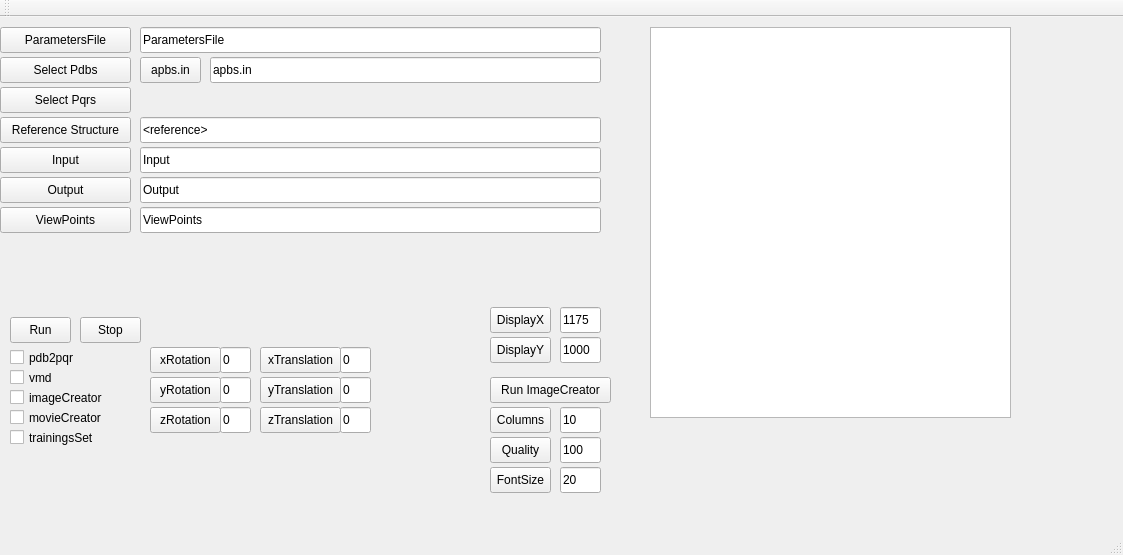
<?xml version="1.0" encoding="UTF-8"?>
<ui version="4.0">
 <class>MainWindow</class>
 <widget class="QMainWindow" name="MainWindow">
  <property name="geometry">
   <rect>
    <x>0</x>
    <y>0</y>
    <width>1123</width>
    <height>555</height>
   </rect>
  </property>
  <property name="windowTitle">
   <string>MainWindow</string>
  </property>
  <widget class="QWidget" name="centralWidget">
   <widget class="QPushButton" name="ReferenceButton">
    <property name="geometry">
     <rect>
      <x>0</x>
      <y>100</y>
      <width>131</width>
      <height>26</height>
     </rect>
    </property>
    <property name="text">
     <string>Reference Structure</string>
    </property>
   </widget>
   <widget class="QLineEdit" name="ReferenceStructurePath">
    <property name="geometry">
     <rect>
      <x>140</x>
      <y>100</y>
      <width>461</width>
      <height>26</height>
     </rect>
    </property>
    <property name="text">
     <string>&lt;reference&gt;</string>
    </property>
   </widget>
   <widget class="QPushButton" name="SelectPpbs">
    <property name="geometry">
     <rect>
      <x>0</x>
      <y>40</y>
      <width>131</width>
      <height>26</height>
     </rect>
    </property>
    <property name="text">
     <string>Select Pdbs</string>
    </property>
   </widget>
   <widget class="QPushButton" name="SelectPqrs">
    <property name="geometry">
     <rect>
      <x>0</x>
      <y>70</y>
      <width>131</width>
      <height>26</height>
     </rect>
    </property>
    <property name="text">
     <string>Select Pqrs</string>
    </property>
   </widget>
   <widget class="QPushButton" name="Run">
    <property name="geometry">
     <rect>
      <x>10</x>
      <y>300</y>
      <width>61</width>
      <height>26</height>
     </rect>
    </property>
    <property name="text">
     <string>Run</string>
    </property>
   </widget>
   <widget class="QPushButton" name="Input">
    <property name="geometry">
     <rect>
      <x>0</x>
      <y>130</y>
      <width>131</width>
      <height>26</height>
     </rect>
    </property>
    <property name="text">
     <string>Input</string>
    </property>
   </widget>
   <widget class="QLineEdit" name="InputPath">
    <property name="geometry">
     <rect>
      <x>140</x>
      <y>130</y>
      <width>461</width>
      <height>26</height>
     </rect>
    </property>
    <property name="text">
     <string>Input</string>
    </property>
   </widget>
   <widget class="QPushButton" name="DisplayX">
    <property name="geometry">
     <rect>
      <x>490</x>
      <y>290</y>
      <width>61</width>
      <height>26</height>
     </rect>
    </property>
    <property name="text">
     <string>DisplayX</string>
    </property>
   </widget>
   <widget class="QLineEdit" name="DisplayXValue">
    <property name="geometry">
     <rect>
      <x>560</x>
      <y>290</y>
      <width>41</width>
      <height>26</height>
     </rect>
    </property>
    <property name="text">
     <string>1175</string>
    </property>
   </widget>
   <widget class="QLineEdit" name="DisplayYValue">
    <property name="geometry">
     <rect>
      <x>560</x>
      <y>320</y>
      <width>41</width>
      <height>26</height>
     </rect>
    </property>
    <property name="text">
     <string>1000</string>
    </property>
   </widget>
   <widget class="QPushButton" name="DisplayY">
    <property name="geometry">
     <rect>
      <x>490</x>
      <y>320</y>
      <width>61</width>
      <height>26</height>
     </rect>
    </property>
    <property name="text">
     <string>DisplayY</string>
    </property>
   </widget>
   <widget class="QPushButton" name="apbsInButton">
    <property name="geometry">
     <rect>
      <x>140</x>
      <y>40</y>
      <width>61</width>
      <height>26</height>
     </rect>
    </property>
    <property name="text">
     <string>apbs.in</string>
    </property>
   </widget>
   <widget class="QLineEdit" name="apbsInText">
    <property name="geometry">
     <rect>
      <x>210</x>
      <y>40</y>
      <width>391</width>
      <height>26</height>
     </rect>
    </property>
    <property name="text">
     <string>apbs.in</string>
    </property>
   </widget>
   <widget class="QPushButton" name="RunImageCreator">
    <property name="geometry">
     <rect>
      <x>490</x>
      <y>360</y>
      <width>121</width>
      <height>26</height>
     </rect>
    </property>
    <property name="text">
     <string>Run ImageCreator</string>
    </property>
   </widget>
   <widget class="QPushButton" name="Stop">
    <property name="geometry">
     <rect>
      <x>80</x>
      <y>300</y>
      <width>61</width>
      <height>26</height>
     </rect>
    </property>
    <property name="text">
     <string>Stop</string>
    </property>
   </widget>
   <widget class="QLineEdit" name="ColumnsValue">
    <property name="geometry">
     <rect>
      <x>560</x>
      <y>390</y>
      <width>41</width>
      <height>26</height>
     </rect>
    </property>
    <property name="text">
     <string>10</string>
    </property>
   </widget>
   <widget class="QPushButton" name="Columns">
    <property name="geometry">
     <rect>
      <x>490</x>
      <y>390</y>
      <width>61</width>
      <height>26</height>
     </rect>
    </property>
    <property name="text">
     <string>Columns</string>
    </property>
   </widget>
   <widget class="QLineEdit" name="ImageCreatorQuality_2">
    <property name="geometry">
     <rect>
      <x>560</x>
      <y>420</y>
      <width>41</width>
      <height>26</height>
     </rect>
    </property>
    <property name="text">
     <string>100</string>
    </property>
   </widget>
   <widget class="QPushButton" name="ImageCreatorQuality">
    <property name="geometry">
     <rect>
      <x>490</x>
      <y>420</y>
      <width>61</width>
      <height>26</height>
     </rect>
    </property>
    <property name="text">
     <string>Quality</string>
    </property>
   </widget>
   <widget class="QTextEdit" name="Console">
    <property name="geometry">
     <rect>
      <x>650</x>
      <y>10</y>
      <width>361</width>
      <height>391</height>
     </rect>
    </property>
   </widget>
   <widget class="QCheckBox" name="pdb2pqr">
    <property name="geometry">
     <rect>
      <x>10</x>
      <y>330</y>
      <width>71</width>
      <height>21</height>
     </rect>
    </property>
    <property name="text">
     <string>pdb2pqr</string>
    </property>
   </widget>
   <widget class="QCheckBox" name="vmd">
    <property name="geometry">
     <rect>
      <x>10</x>
      <y>350</y>
      <width>71</width>
      <height>21</height>
     </rect>
    </property>
    <property name="text">
     <string>vmd</string>
    </property>
   </widget>
   <widget class="QCheckBox" name="doImageCreator">
    <property name="geometry">
     <rect>
      <x>10</x>
      <y>370</y>
      <width>111</width>
      <height>21</height>
     </rect>
    </property>
    <property name="text">
     <string>imageCreator</string>
    </property>
   </widget>
   <widget class="QCheckBox" name="doMovieCreator">
    <property name="geometry">
     <rect>
      <x>10</x>
      <y>390</y>
      <width>111</width>
      <height>21</height>
     </rect>
    </property>
    <property name="text">
     <string>movieCreator</string>
    </property>
   </widget>
   <widget class="QCheckBox" name="doCreateTrainingsSet">
    <property name="geometry">
     <rect>
      <x>10</x>
      <y>410</y>
      <width>111</width>
      <height>21</height>
     </rect>
    </property>
    <property name="text">
     <string>trainingsSet</string>
    </property>
   </widget>
   <widget class="QLineEdit" name="OutputPath">
    <property name="geometry">
     <rect>
      <x>140</x>
      <y>160</y>
      <width>461</width>
      <height>26</height>
     </rect>
    </property>
    <property name="text">
     <string>Output</string>
    </property>
   </widget>
   <widget class="QPushButton" name="Output">
    <property name="geometry">
     <rect>
      <x>0</x>
      <y>160</y>
      <width>131</width>
      <height>26</height>
     </rect>
    </property>
    <property name="text">
     <string>Output</string>
    </property>
   </widget>
   <widget class="QLineEdit" name="xRot">
    <property name="geometry">
     <rect>
      <x>220</x>
      <y>330</y>
      <width>31</width>
      <height>26</height>
     </rect>
    </property>
    <property name="text">
     <string>0</string>
    </property>
   </widget>
   <widget class="QPushButton" name="xRotButton">
    <property name="geometry">
     <rect>
      <x>150</x>
      <y>330</y>
      <width>71</width>
      <height>26</height>
     </rect>
    </property>
    <property name="text">
     <string>xRotation</string>
    </property>
   </widget>
   <widget class="QLineEdit" name="yRot">
    <property name="geometry">
     <rect>
      <x>220</x>
      <y>360</y>
      <width>31</width>
      <height>26</height>
     </rect>
    </property>
    <property name="text">
     <string>0</string>
    </property>
   </widget>
   <widget class="QPushButton" name="xRotButton_2">
    <property name="geometry">
     <rect>
      <x>150</x>
      <y>360</y>
      <width>71</width>
      <height>26</height>
     </rect>
    </property>
    <property name="text">
     <string>yRotation</string>
    </property>
   </widget>
   <widget class="QPushButton" name="zRotButton">
    <property name="geometry">
     <rect>
      <x>150</x>
      <y>390</y>
      <width>71</width>
      <height>26</height>
     </rect>
    </property>
    <property name="text">
     <string>zRotation</string>
    </property>
   </widget>
   <widget class="QLineEdit" name="zRot">
    <property name="geometry">
     <rect>
      <x>220</x>
      <y>390</y>
      <width>31</width>
      <height>26</height>
     </rect>
    </property>
    <property name="text">
     <string>0</string>
    </property>
   </widget>
   <widget class="QLineEdit" name="xTrans">
    <property name="geometry">
     <rect>
      <x>340</x>
      <y>330</y>
      <width>31</width>
      <height>26</height>
     </rect>
    </property>
    <property name="text">
     <string>0</string>
    </property>
   </widget>
   <widget class="QLineEdit" name="zTrans">
    <property name="geometry">
     <rect>
      <x>340</x>
      <y>390</y>
      <width>31</width>
      <height>26</height>
     </rect>
    </property>
    <property name="text">
     <string>0</string>
    </property>
   </widget>
   <widget class="QPushButton" name="xTransButton">
    <property name="geometry">
     <rect>
      <x>260</x>
      <y>330</y>
      <width>81</width>
      <height>26</height>
     </rect>
    </property>
    <property name="text">
     <string>xTranslation</string>
    </property>
   </widget>
   <widget class="QPushButton" name="yTransButton">
    <property name="geometry">
     <rect>
      <x>260</x>
      <y>360</y>
      <width>81</width>
      <height>26</height>
     </rect>
    </property>
    <property name="text">
     <string>yTranslation</string>
    </property>
   </widget>
   <widget class="QLineEdit" name="yTrans">
    <property name="geometry">
     <rect>
      <x>340</x>
      <y>360</y>
      <width>31</width>
      <height>26</height>
     </rect>
    </property>
    <property name="text">
     <string>0</string>
    </property>
   </widget>
   <widget class="QPushButton" name="zTransButton">
    <property name="geometry">
     <rect>
      <x>260</x>
      <y>390</y>
      <width>81</width>
      <height>26</height>
     </rect>
    </property>
    <property name="text">
     <string>zTranslation</string>
    </property>
   </widget>
   <widget class="QPushButton" name="ViewPointsButton">
    <property name="geometry">
     <rect>
      <x>0</x>
      <y>190</y>
      <width>131</width>
      <height>26</height>
     </rect>
    </property>
    <property name="text">
     <string>ViewPoints</string>
    </property>
   </widget>
   <widget class="QLineEdit" name="ViewPoints">
    <property name="geometry">
     <rect>
      <x>140</x>
      <y>190</y>
      <width>461</width>
      <height>26</height>
     </rect>
    </property>
    <property name="text">
     <string>ViewPoints</string>
    </property>
   </widget>
   <widget class="QLineEdit" name="FontSizeValue">
    <property name="geometry">
     <rect>
      <x>560</x>
      <y>450</y>
      <width>41</width>
      <height>26</height>
     </rect>
    </property>
    <property name="text">
     <string>20</string>
    </property>
   </widget>
   <widget class="QPushButton" name="FontSizeButton">
    <property name="geometry">
     <rect>
      <x>490</x>
      <y>450</y>
      <width>61</width>
      <height>26</height>
     </rect>
    </property>
    <property name="text">
     <string>FontSize</string>
    </property>
   </widget>
   <widget class="QPushButton" name="ParametersFileButton">
    <property name="geometry">
     <rect>
      <x>0</x>
      <y>10</y>
      <width>131</width>
      <height>26</height>
     </rect>
    </property>
    <property name="text">
     <string>ParametersFile</string>
    </property>
   </widget>
   <widget class="QLineEdit" name="ParametersFileValue">
    <property name="geometry">
     <rect>
      <x>140</x>
      <y>10</y>
      <width>461</width>
      <height>26</height>
     </rect>
    </property>
    <property name="text">
     <string>ParametersFile</string>
    </property>
   </widget>
  </widget>
  <widget class="QMenuBar" name="menuBar">
   <property name="geometry">
    <rect>
     <x>0</x>
     <y>0</y>
     <width>1123</width>
     <height>30</height>
    </rect>
   </property>
  </widget>
  <widget class="QToolBar" name="mainToolBar">
   <attribute name="toolBarArea">
    <enum>TopToolBarArea</enum>
   </attribute>
   <attribute name="toolBarBreak">
    <bool>false</bool>
   </attribute>
  </widget>
  <widget class="QStatusBar" name="statusBar"/>
 </widget>
 <layoutdefault spacing="6" margin="11"/>
 <resources/>
 <connections/>
</ui>
